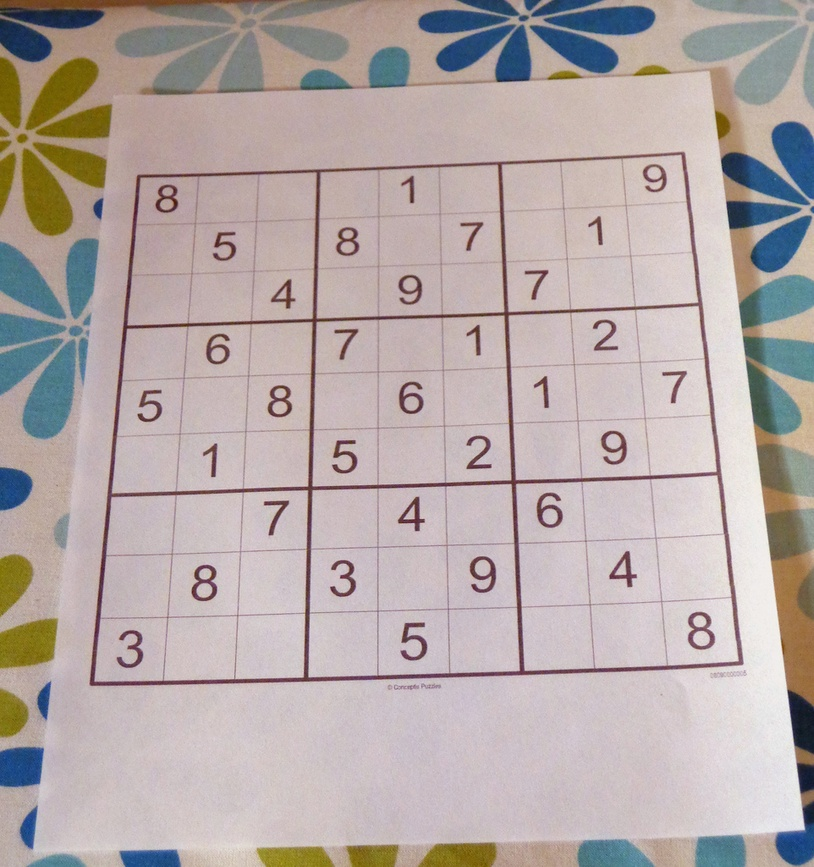
#> input picture data/sudoku.jpg, 814 x 867 px, shrunk from 962 x 1024 before the run
$ jupyter execute 12_Gradients.ipynb   (shell and % lines are left out)   (older library calls are emulated)
#> lines starting #> are read from the running program, lines starting #| are printed output that depends on the picture; after the words box and inside, x2 and y2 are one past the last pixel; in counts of white or black regions, pixels touching at a corner belong together
[cell 1]
import cv2
import numpy as np
import matplotlib.pyplot as plt

[cell 2]
def display_img(img):
    fig = plt.figure(figsize=(12, 10))
    ax = fig.add_subplot(111)
    ax.imshow(img, cmap='gray')

[cell 3]
img = cv2.imread("data/sudoku.jpg", 0)
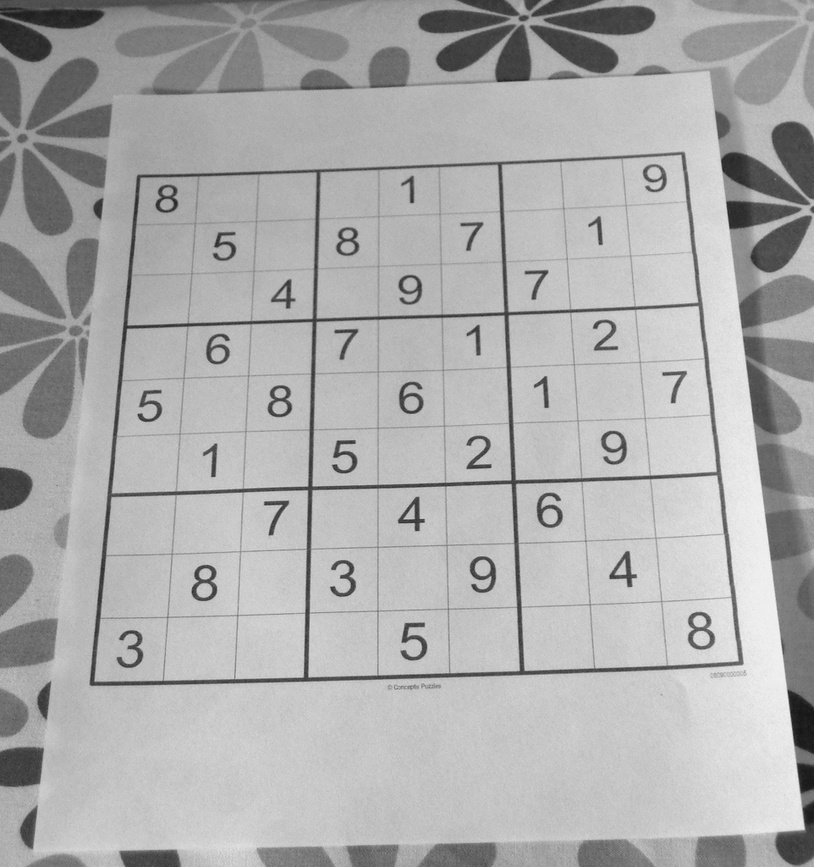
#> img: shape (867, 814); min 19, max 246, mean 172.7
display_img(img)

[cell 4]
sobel_x = cv2.Sobel(img, cv2.CV_64F, 1, 0, ksize=5)
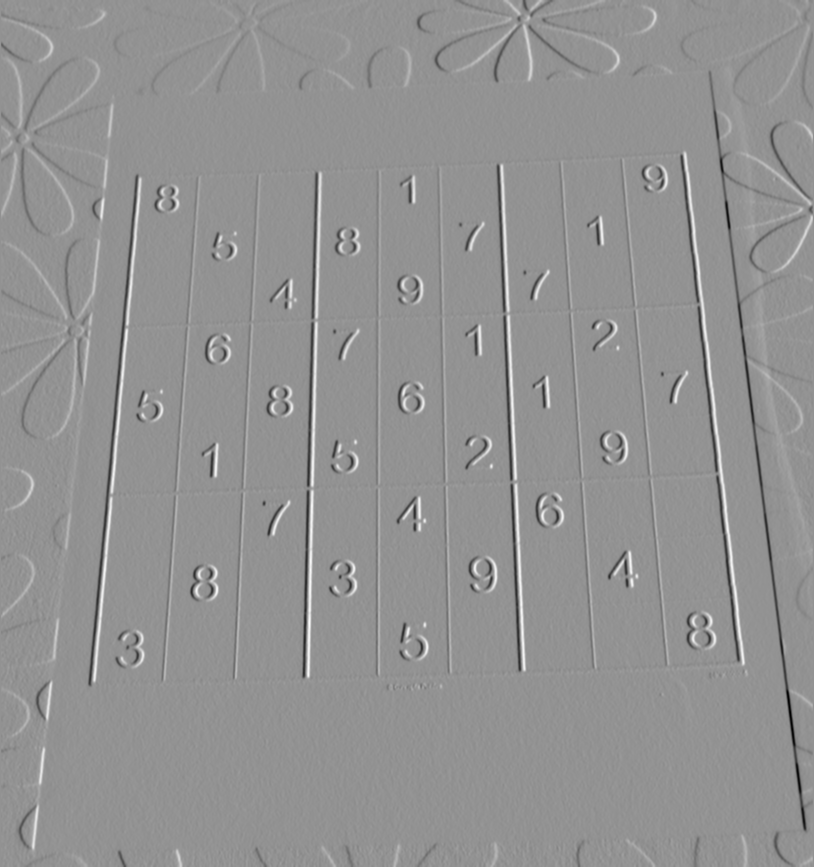
#> sobel_x: shape (867, 814) float64; min -9131, max 6741, mean 1; drawn with min black and max white
display_img(sobel_x)

[cell 5]
sobel_y = cv2.Sobel(img, cv2.CV_64F, 0, 1, ksize=5)
display_img(sobel_y)

[cell 6]
laplacian = cv2.Laplacian(img, cv2.CV_64F)
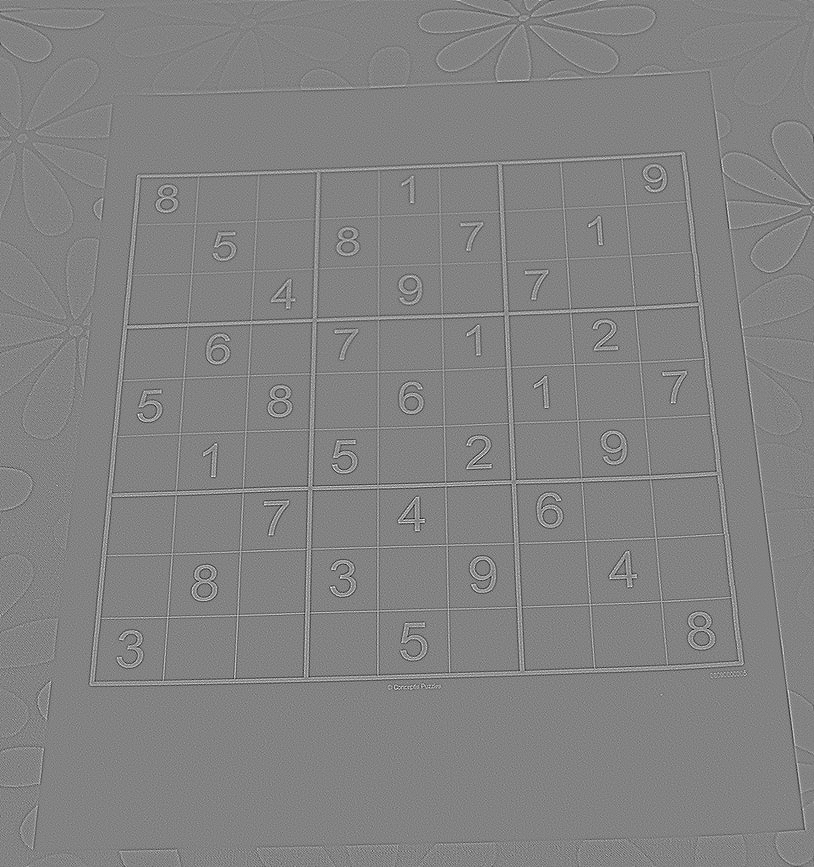
#> laplacian: shape (867, 814) float64; min -197, max 187, mean 0; drawn with min black and max white
display_img(laplacian)

[cell 7]
# Blend everything together
blended = cv2.addWeighted(src1 = sobel_x, alpha = 0.5, src2 = sobel_y, beta = 0.5, gamma = 0)
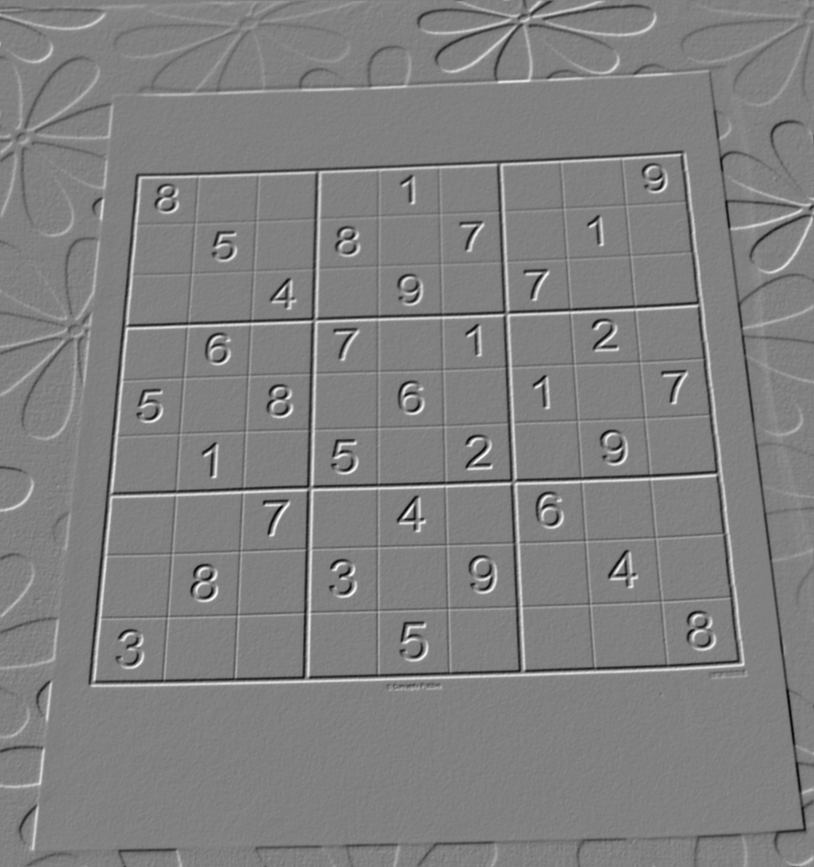
#> blended: shape (867, 814) float64; min -4423, max 4334, mean 2.5; drawn with min black and max white
display_img(blended)

[cell 8]
# Morphological gradient - on the blended image
kernel = np.ones((4, 4), np.uint8)
gradient = cv2.morphologyEx(blended, cv2.MORPH_GRADIENT, kernel)
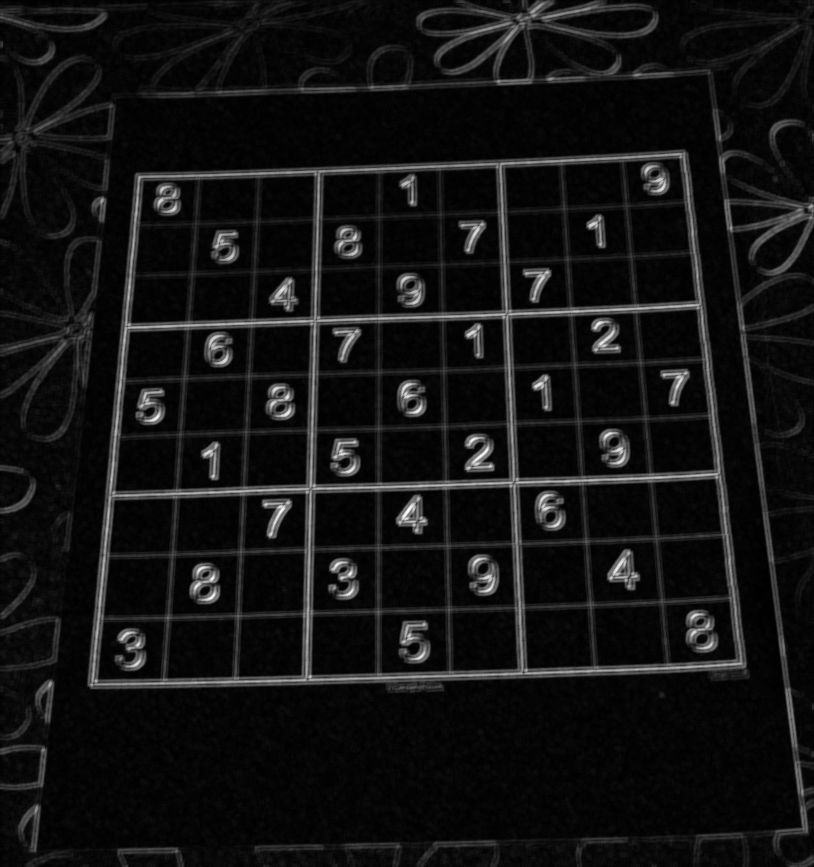
#> gradient: shape (867, 814) float64; min 26, max 8526, mean 672.1; drawn with min black and max white
display_img(gradient)

[cell 9]
# Thresholding on this image
ret, th1 = cv2.threshold(img, 100, 255, cv2.THRESH_BINARY)
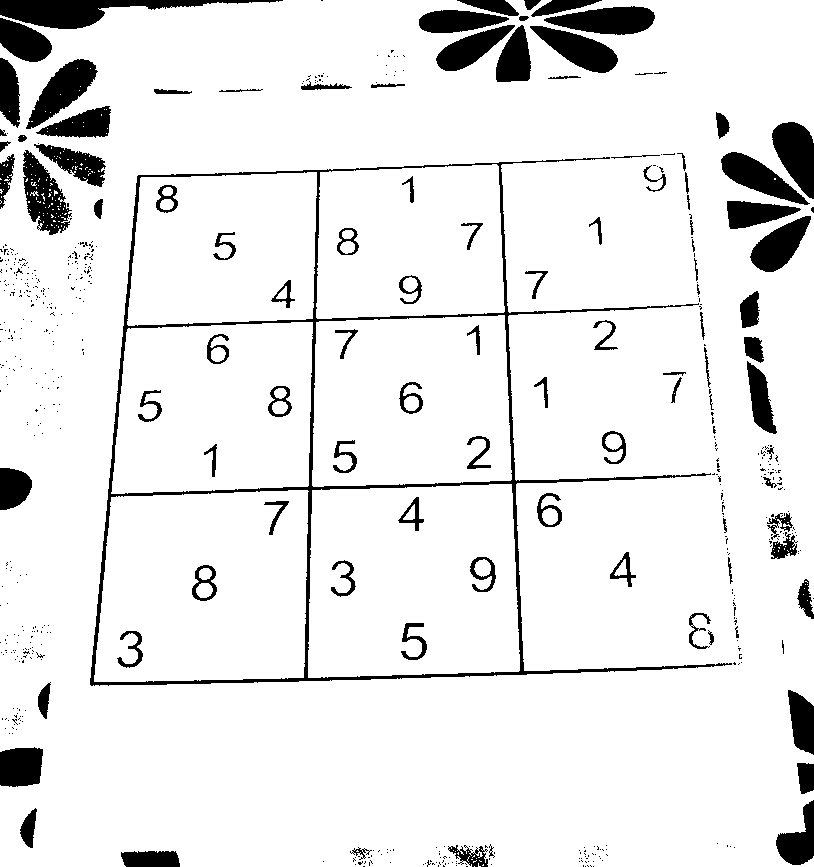
#> th1: shape (867, 814); 91.1% white; 601 black regions (501 under 20 px), largest, box (x1, y1, x2, y2) and area: (90, 157, 732, 686) 11112, (0, 0, 283, 29) 3417, (26, 59, 98, 129) 2199
display_img(th1)
